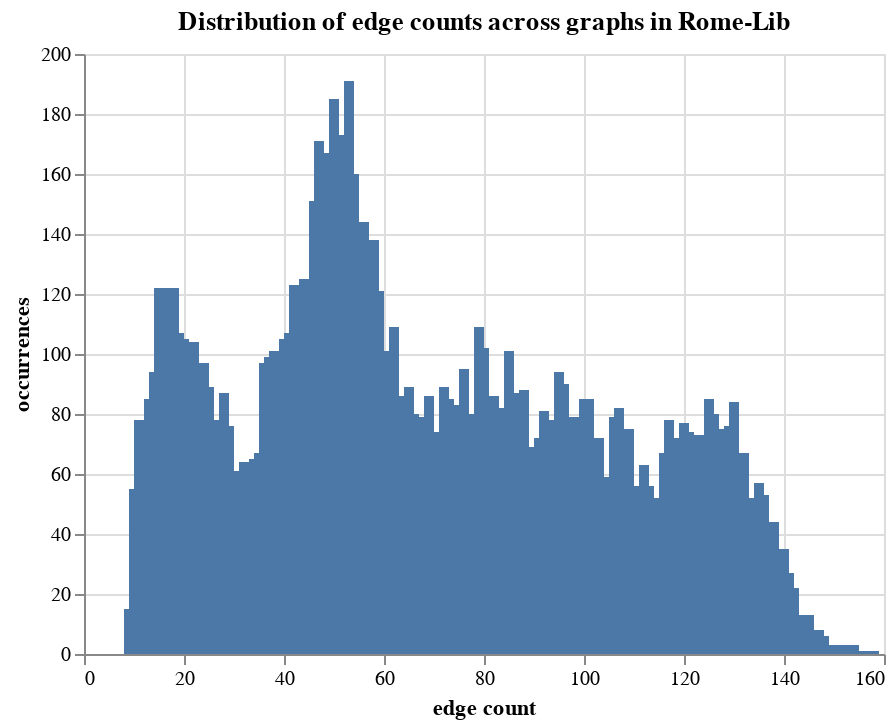

The code cell stored with this chart in its notebook:
### Code cell
numnodedict = {}
for g in arrstats:
    if g['edges'] not in numnodedict:
        numnodedict[g['edges']] = 1
    else: numnodedict[g['edges']] += 1

source = pd.DataFrame({
    'edge count': list(numnodedict.keys()),
    'occurrences': list(numnodedict.values())
})

alt.Chart(source, title="Distribution of edge counts across graphs in Rome-Lib").mark_bar().encode(
    x='edge count',
    y='occurrences'
)

### Figure 1 — Vega-Lite specification as saved in the notebook (floating-point values rounded to 4 significant figures; data arrays with more than 128 entries replaced by an {"elided": "..."} marker saying what was removed)
{"config": {"view": {"continuousWidth": 400, "continuousHeight": 300}}, "data": {"name": "data-3566326f9b8c1cdee8e7aa849332eaff"}, "mark": "bar", "encoding": {"x": {"field": "edge count", "type": "quantitative"}, "y": {"field": "occurrences", "type": "quantitative"}}, "title": "Distribution of edge counts across graphs in Rome-Lib", "$schema": "https://vega.github.io/schema/vega-lite/v4.17.0.json", "datasets": {"data-3566326f9b8c1cdee8e7aa849332eaff": {"elided": "149 records"}}}
